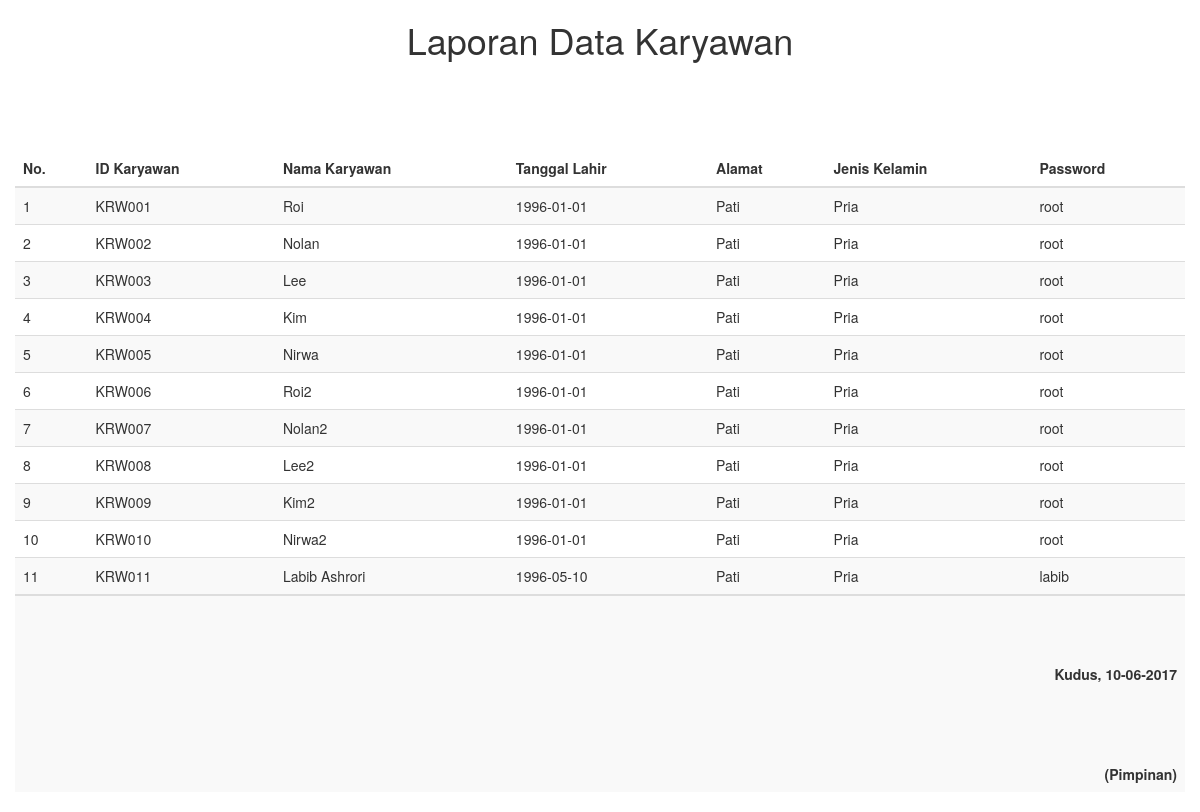
Page /admin/karyawan_laporan.php (signed in) on the committed database.
### tables this page shows
CREATE TABLE IF NOT EXISTS `karyawan` (
  `id_karyawan` varchar(15) NOT NULL DEFAULT '',
  `nama_karyawan` varchar(50) DEFAULT NULL,
  `tanggal_lahir` date DEFAULT NULL,
  `alamat` varchar(100) DEFAULT NULL,
  `jenis_kelamin` varchar(10) DEFAULT NULL,
  `foto` text,
  `password` varchar(10) DEFAULT NULL
);

### admin/karyawan_laporan.php (the view, shortened to what this page needs)
<?php
	if (isset($_SESSION['ses_id_karyawan'])=="") {
		echo"<meta http-equiv='refresh' content='0;url=../login.php'>";
	} else {
?>
<!doctype html>
<html lang="id"><head>
        <link rel="stylesheet" href="../assets/css/bootstrap.min.css" />
	</head>
    <body>
        <div class="col-sm-12">
            <h1 style="text-align: center;">Laporan Data Karyawan</h1>
            <br><br><br><br>
            <div>
                <table class="table table-striped">
                    <thead>
                        <tr>
                            <th>No.</th>
							<th>ID Karyawan</th>
							<th>Nama Karyawan</th>
							<th>Tanggal Lahir</th>
							<th>Alamat</th>
							<th>Jenis Kelamin</th>
							<th>Password</th>
                        </tr>
                    </thead>
                    <tbody>
                        <?php
							$sql = mysql_query("SELECT * FROM karyawan ORDER BY id_karyawan")
                                    or die (mysql_error());
                            $no=1;
                            while ($data = mysql_fetch_array($sql)) {
                        ?>
                        <tr>
                            <td><?php echo $no; ?></td>
                            <td><?php echo $data['id_karyawan']; ?></td>
							<td><?php echo $data['nama_karyawan']; ?></td>
							<td><?php echo $data['tanggal_lahir']; ?></td>
							<td><?php echo $data['alamat']; ?></td>
							<td><?php echo $data['jenis_kelamin']; ?></td>
                            <td><?php echo $data['password']; ?></td>
                         </tr>
                            <?php
                                $no++;
                                }
                            ?>
                    </tbody>
                        <tr>
							<td colspan="12" align="right">
								<b>
									<br><br><br>
									Kudus, <?php
                                    	echo date('d-m-Y');
                                    ?>
                              		<br><br><br><br><br>
                              		(Pimpinan)
                          		</b>
							</td>
						</tr>
                </table>
            </div>
        </div>
    </body>
</html>
<?php
}
?>

### rows in the picture
karyawan: id_karyawan "KRW001", nama_karyawan "Roi", tanggal_lahir "1996-01-01", alamat "Pati", jenis_kelamin "Pria", password "root"
karyawan: id_karyawan "KRW002", nama_karyawan "Nolan", tanggal_lahir "1996-01-01", alamat "Pati", jenis_kelamin "Pria", password "root"
karyawan: id_karyawan "KRW003", nama_karyawan "Lee", tanggal_lahir "1996-01-01", alamat "Pati", jenis_kelamin "Pria", password "root"
karyawan: id_karyawan "KRW004", nama_karyawan "Kim", tanggal_lahir "1996-01-01", alamat "Pati", jenis_kelamin "Pria", password "root"
karyawan: id_karyawan "KRW005", nama_karyawan "Nirwa", tanggal_lahir "1996-01-01", alamat "Pati", jenis_kelamin "Pria", password "root"
karyawan: id_karyawan "KRW006", nama_karyawan "Roi2", tanggal_lahir "1996-01-01", alamat "Pati", jenis_kelamin "Pria", password "root"
karyawan: id_karyawan "KRW007", nama_karyawan "Nolan2", tanggal_lahir "1996-01-01", alamat "Pati", jenis_kelamin "Pria", password "root"
karyawan: id_karyawan "KRW008", nama_karyawan "Lee2", tanggal_lahir "1996-01-01", alamat "Pati", jenis_kelamin "Pria", password "root"
karyawan: id_karyawan "KRW009", nama_karyawan "Kim2", tanggal_lahir "1996-01-01", alamat "Pati", jenis_kelamin "Pria", password "root"
karyawan: id_karyawan "KRW010", nama_karyawan "Nirwa2", tanggal_lahir "1996-01-01", alamat "Pati", jenis_kelamin "Pria", password "root"
karyawan: id_karyawan "KRW011", nama_karyawan "Labib Ashrori", tanggal_lahir "1996-05-10", alamat "Pati", jenis_kelamin "Pria", password "labib"
